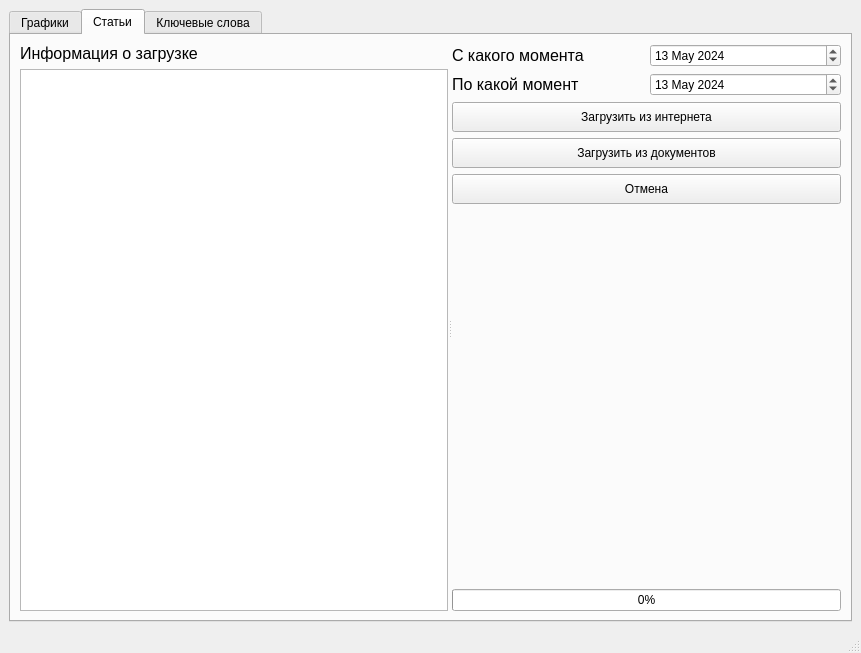
<?xml version="1.0" encoding="UTF-8"?>
<ui version="4.0">
 <class>MainWindow</class>
 <widget class="QMainWindow" name="MainWindow">
  <property name="geometry">
   <rect>
    <x>0</x>
    <y>0</y>
    <width>861</width>
    <height>653</height>
   </rect>
  </property>
  <property name="windowTitle">
   <string>Обработка новостей</string>
  </property>
  <widget class="QWidget" name="centralwidget">
   <property name="sizePolicy">
    <sizepolicy hsizetype="Maximum" vsizetype="Maximum">
     <horstretch>0</horstretch>
     <verstretch>0</verstretch>
    </sizepolicy>
   </property>
   <layout class="QVBoxLayout" name="verticalLayout_4">
    <item>
     <widget class="QTabWidget" name="tabs">
      <property name="currentIndex">
       <number>1</number>
      </property>
      <widget class="QWidget" name="graphics_tab">
       <property name="sizePolicy">
        <sizepolicy hsizetype="Expanding" vsizetype="Expanding">
         <horstretch>0</horstretch>
         <verstretch>0</verstretch>
        </sizepolicy>
       </property>
       <attribute name="title">
        <string>Графики</string>
       </attribute>
      </widget>
      <widget class="QWidget" name="articles_tab">
       <property name="sizePolicy">
        <sizepolicy hsizetype="Maximum" vsizetype="Maximum">
         <horstretch>0</horstretch>
         <verstretch>0</verstretch>
        </sizepolicy>
       </property>
       <attribute name="title">
        <string>Статьи</string>
       </attribute>
       <layout class="QFormLayout" name="formLayout">
        <item row="0" column="0" colspan="2">
         <widget class="QSplitter" name="splitter">
          <property name="sizePolicy">
           <sizepolicy hsizetype="Minimum" vsizetype="Maximum">
            <horstretch>0</horstretch>
            <verstretch>0</verstretch>
           </sizepolicy>
          </property>
          <property name="orientation">
           <enum>Qt::Horizontal</enum>
          </property>
          <widget class="QWidget" name="layoutWidget">
           <layout class="QVBoxLayout" name="verticalLayout">
            <item>
             <widget class="QLabel" name="label">
              <property name="font">
               <font>
                <pointsize>12</pointsize>
               </font>
              </property>
              <property name="text">
               <string>Информация о загрузке</string>
              </property>
             </widget>
            </item>
            <item>
             <widget class="QTextEdit" name="articles_logs">
              <property name="readOnly">
               <bool>true</bool>
              </property>
             </widget>
            </item>
           </layout>
          </widget>
          <widget class="QWidget" name="layoutWidget">
           <layout class="QVBoxLayout" name="verticalLayout_2">
            <item>
             <layout class="QHBoxLayout" name="horizontalLayout_2">
              <item>
               <widget class="QLabel" name="label_2">
                <property name="font">
                 <font>
                  <pointsize>12</pointsize>
                 </font>
                </property>
                <property name="text">
                 <string>С какого момента</string>
                </property>
               </widget>
              </item>
              <item>
               <widget class="QDateEdit" name="from_date">
                <property name="dateTime">
                 <datetime>
                  <hour>0</hour>
                  <minute>0</minute>
                  <second>0</second>
                  <year>2024</year>
                  <month>5</month>
                  <day>13</day>
                 </datetime>
                </property>
                <property name="date">
                 <date>
                  <year>2024</year>
                  <month>5</month>
                  <day>13</day>
                 </date>
                </property>
               </widget>
              </item>
             </layout>
            </item>
            <item>
             <layout class="QHBoxLayout" name="horizontalLayout_3">
              <item>
               <widget class="QLabel" name="label_3">
                <property name="font">
                 <font>
                  <pointsize>12</pointsize>
                 </font>
                </property>
                <property name="text">
                 <string>По какой момент</string>
                </property>
               </widget>
              </item>
              <item>
               <widget class="QDateEdit" name="to_date">
                <property name="date">
                 <date>
                  <year>2024</year>
                  <month>5</month>
                  <day>13</day>
                 </date>
                </property>
               </widget>
              </item>
             </layout>
            </item>
            <item>
             <layout class="QVBoxLayout" name="verticalLayout_3">
              <item>
               <widget class="QPushButton" name="load_from_internet_btn">
                <property name="minimumSize">
                 <size>
                  <width>0</width>
                  <height>30</height>
                 </size>
                </property>
                <property name="text">
                 <string>Загрузить из интернета</string>
                </property>
               </widget>
              </item>
              <item>
               <widget class="QPushButton" name="load_from_docs_btn">
                <property name="minimumSize">
                 <size>
                  <width>0</width>
                  <height>30</height>
                 </size>
                </property>
                <property name="text">
                 <string>Загрузить из документов</string>
                </property>
               </widget>
              </item>
              <item>
               <widget class="QPushButton" name="cancel_btn">
                <property name="minimumSize">
                 <size>
                  <width>0</width>
                  <height>30</height>
                 </size>
                </property>
                <property name="text">
                 <string>Отмена</string>
                </property>
               </widget>
              </item>
             </layout>
            </item>
            <item>
             <spacer name="verticalSpacer">
              <property name="orientation">
               <enum>Qt::Vertical</enum>
              </property>
              <property name="sizeType">
               <enum>QSizePolicy::Expanding</enum>
              </property>
              <property name="sizeHint" stdset="0">
               <size>
                <width>20</width>
                <height>10000000</height>
               </size>
              </property>
             </spacer>
            </item>
            <item>
             <widget class="QProgressBar" name="progress_bar">
              <property name="value">
               <number>0</number>
              </property>
             </widget>
            </item>
           </layout>
          </widget>
         </widget>
        </item>
       </layout>
      </widget>
      <widget class="QWidget" name="keywords_tab">
       <property name="sizePolicy">
        <sizepolicy hsizetype="Expanding" vsizetype="Expanding">
         <horstretch>0</horstretch>
         <verstretch>0</verstretch>
        </sizepolicy>
       </property>
       <attribute name="title">
        <string>Ключевые слова</string>
       </attribute>
       <layout class="QHBoxLayout" name="horizontalLayout_4">
        <item>
         <widget class="QTextEdit" name="keywords_logs"/>
        </item>
       </layout>
      </widget>
     </widget>
    </item>
   </layout>
  </widget>
  <widget class="QMenuBar" name="menubar">
   <property name="geometry">
    <rect>
     <x>0</x>
     <y>0</y>
     <width>861</width>
     <height>20</height>
    </rect>
   </property>
  </widget>
  <widget class="QStatusBar" name="statusbar"/>
 </widget>
 <resources/>
 <connections/>
</ui>
